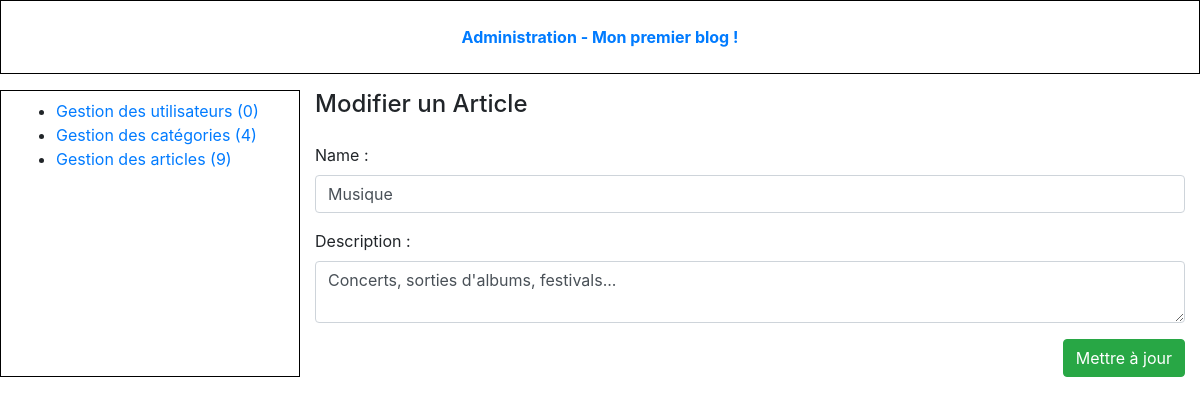
Screenshot of /admin/category-form.php?category_id=2&action=edit with the database file from the repository.
### tables this page shows
CREATE TABLE `category` (
  `id` int(11) NOT NULL,
  `name` varchar(255) NOT NULL,
  `description` text NOT NULL
);

### admin/category-form.php (the view, shortened to what this page needs)
<?php
require_once '../tools/_db.php';
if(isset($_GET['category_id']) && isset($_GET['action']) && $_GET['action'] == 'edit'){
    $query = $db->prepare('SELECT * FROM category WHERE id = ?');
    $query->execute(array($_GET['category_id']));
    $category = $query->fetch();
}
?>
<!DOCTYPE html>
<html>
<head>
    <?php require 'partials/head_assets.php'; ?>
</head>
<body class="index-body">
<div class="container-fluid">
    <?php require 'partials/header.php'; ?>
    <div class="row my-3 index-content">
        <?php require 'partials/nav.php'; ?>
        <section class="col-9">
            <header class="pb-3">
                <h4><?php if(isset($category)): ?>Modifier<?php else: ?>Ajouter<?php endif; ?> un Article</h4>
            </header>
            <form action="category-form.php" method="post">
                <div class="form-group">
                    <label for="title">Name :</label>
                    <input class="form-control" <?php if(isset($category)): ?>value="<?php echo $category['name']?>"<?php endif; ?> type="text" placeholder="Prénom" name="title" id="title" />
                </div>
                <div class="form-group">
                    <label for="description">Description :</label>
                    <textarea class="form-control" name="description" id="description" placeholder="Contenu..."><?php if(isset($category)): ?><?php echo $category['description']?><?php endif; ?></textarea>
                </div>
                <div class="text-right">
                    <?php if(isset($category)): ?>
                        <input class="btn btn-success" type="submit" name="update" value="Mettre à jour" />
                    <?php else: ?>
                        <input class="btn btn-success" type="submit" name="save" value="Enregistrer" />
                    <?php endif; ?>
                </div>
            </form>
        </section>
    </div>
</div>
</body>
</html>

### rows the page displays
category: title "Musique", description "Concerts, sorties d'albums, festivals..."

### other values shown
$nbUsers "0"
$nbCategories "4"
$nbArticles "9"
